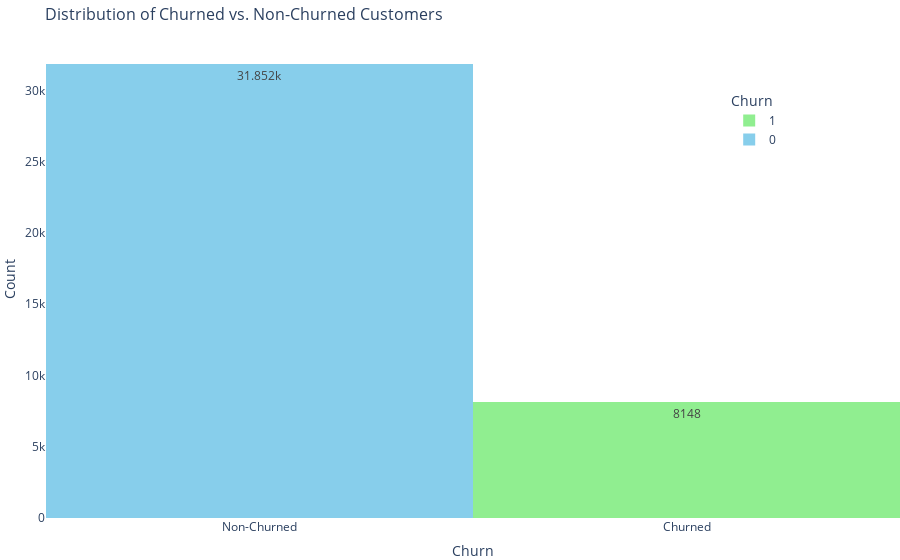

Write notebook code for a chart like this one.
### Markdown cell above
# Making more Interactive Plot with Plotly

### Code cell
import plotly.express as px

fig = px.histogram(df, x='churn', 
                   title='Distribution of Churned vs. Non-Churned Customers',
                   labels={'churn': 'Churn'},
                   color='churn',
                   color_discrete_map={0: 'skyblue', 1: 'lightgreen'},
                   text_auto=True)

fig.update_layout(
    xaxis_title='Churn',
    yaxis_title='Count',
    xaxis=dict(tickvals=[0, 1], ticktext=['Non-Churned', 'Churned']),
    title_font_size=16,
    xaxis_title_font_size=14,
    yaxis_title_font_size=14,
    legend_title='Churn',
    legend=dict(
        x=0.8, 
        y=0.9
    ),
    margin=dict(l=0, r=0, t=40, b=0),
    plot_bgcolor='white'
)

fig.show()

### Figure 1 — Plotly figure (JSON) as saved in the notebook; plotly's stock layout.template omitted (floating-point values rounded to 4 significant figures; data arrays with more than 128 entries replaced by an {"elided": "..."} marker saying what was removed)
{"data": [{"alignmentgroup": "True", "bingroup": "x", "hovertemplate": "Churn=%{x}<br>count=%{y}<extra></extra>", "legendgroup": "1", "marker": {"color": "lightgreen", "pattern": {"shape": ""}}, "name": "1", "offsetgroup": "1", "orientation": "v", "showlegend": true, "texttemplate": "%{value}", "type": "histogram", "x": {"elided": "8148 int values"}, "xaxis": "x", "yaxis": "y"}, {"alignmentgroup": "True", "bingroup": "x", "hovertemplate": "Churn=%{x}<br>count=%{y}<extra></extra>", "legendgroup": "0", "marker": {"color": "skyblue", "pattern": {"shape": ""}}, "name": "0", "offsetgroup": "0", "orientation": "v", "showlegend": true, "texttemplate": "%{value}", "type": "histogram", "x": {"elided": "31852 int values"}, "xaxis": "x", "yaxis": "y"}], "layout": {"barmode": "relative", "legend": {"title": {"text": "Churn"}, "tracegroupgap": 0, "x": 0.8, "y": 0.9}, "margin": {"b": 0, "l": 0, "r": 0, "t": 40}, "plot_bgcolor": "white", "title": {"font": {"size": 16}, "text": "Distribution of Churned vs. Non-Churned Customers"}, "xaxis": {"anchor": "y", "categoryarray": [1, 0], "categoryorder": "array", "domain": [0, 1], "ticktext": ["Non-Churned", "Churned"], "tickvals": [0, 1], "title": {"font": {"size": 14}, "text": "Churn"}}, "yaxis": {"anchor": "x", "domain": [0, 1], "title": {"font": {"size": 14}, "text": "Count"}}}}
